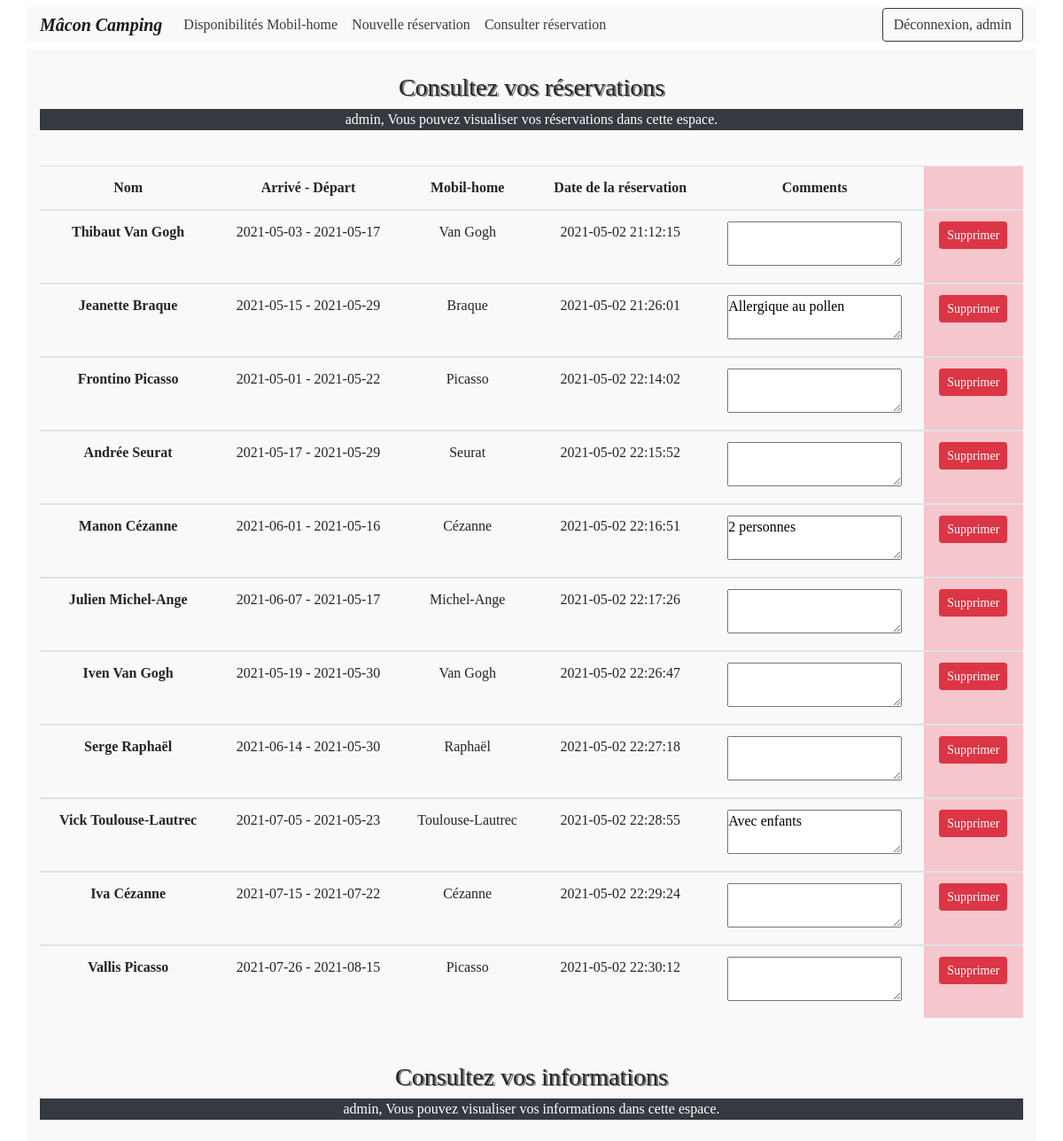
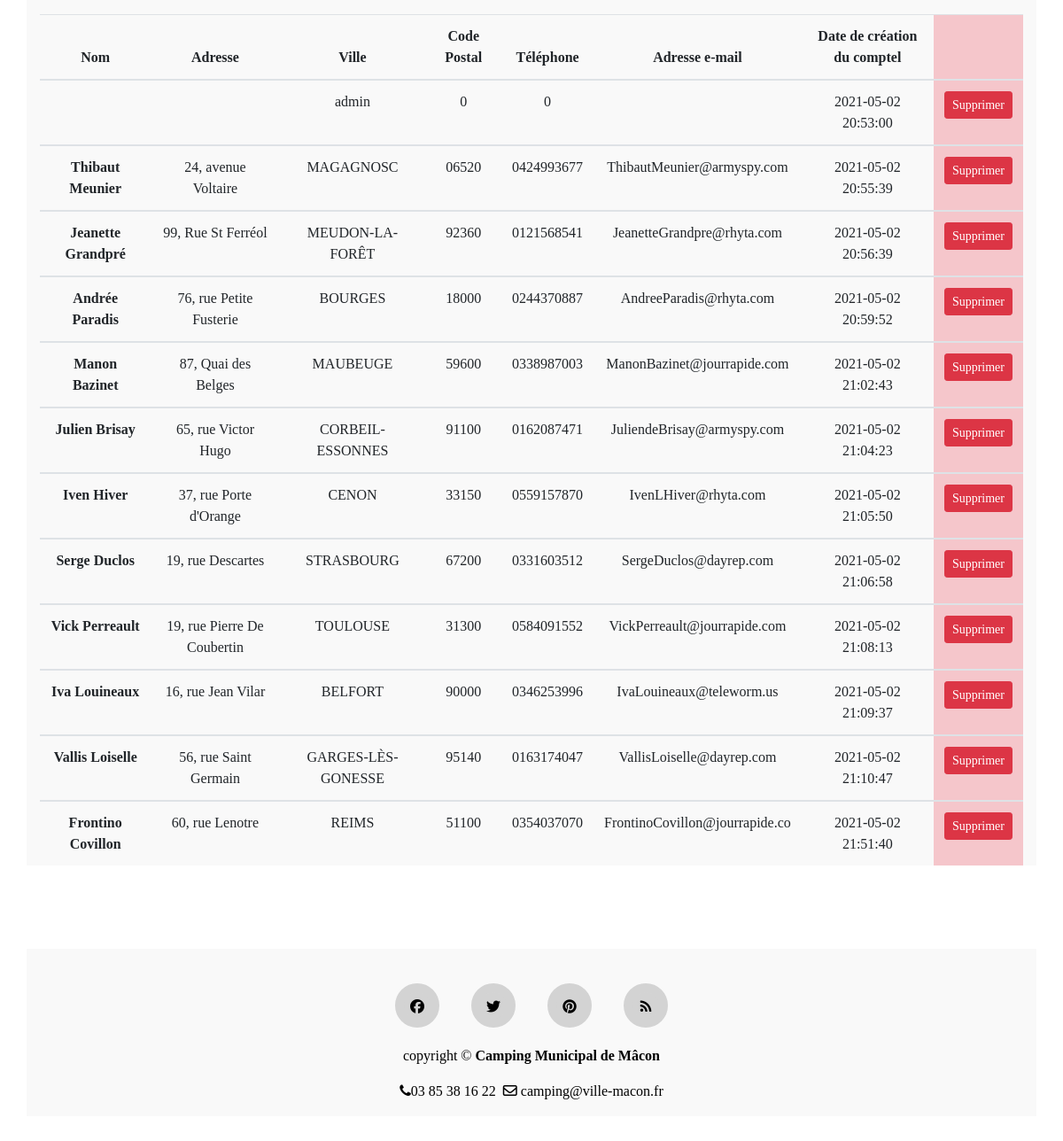
The page /view_reservations.php (signed in) on the database its author committed (2 pictures, top to bottom).
### tables this page shows
CREATE TABLE IF NOT EXISTS `reservation` (
  `idres` int(11) NOT NULL AUTO_INCREMENT,
  `dateres` timestamp NOT NULL DEFAULT CURRENT_TIMESTAMP,
  `datedebut` date NOT NULL,
  `datefin` date NOT NULL,
  `regleon` tinyint(1) NOT NULL DEFAULT '0',
  `idmob` int(11) NOT NULL,
  `idcli` int(11) NOT NULL,
  `prenom` varchar(30) DEFAULT NULL,
  `nom` varchar(30) DEFAULT NULL,
  `commentaires` varchar(200) DEFAULT NULL,
  PRIMARY KEY (`idres`),
  KEY `idmob` (`idmob`),
  KEY `idcli` (`idcli`)
);

CREATE TABLE IF NOT EXISTS `mobilhome` (
  `idmob` int(11) NOT NULL AUTO_INCREMENT,
  `nom` varchar(30) NOT NULL,
  `numemp` int(11) NOT NULL,
  `idtyp` int(11) NOT NULL,
  PRIMARY KEY (`idmob`),
  UNIQUE KEY `numemp` (`numemp`),
  KEY `idtyp` (`idtyp`)
);

CREATE TABLE IF NOT EXISTS `client` (
  `idcli` int(11) NOT NULL AUTO_INCREMENT,
  `nomcli` varchar(30) NOT NULL,
  `prenomcli` varchar(30) NOT NULL,
  `pseudo` tinytext,
  `adresse` varchar(100) DEFAULT NULL,
  `cp` varchar(6) DEFAULT NULL,
  `ville` varchar(30) DEFAULT NULL,
  `telephone` varchar(20) DEFAULT NULL,
  `mail` tinytext,
  `motpasse` longtext,
  `reg_date` timestamp NOT NULL DEFAULT CURRENT_TIMESTAMP,
  `role_id` int(11) NOT NULL DEFAULT '1',
  PRIMARY KEY (`idcli`),
  KEY `role_id` (`role_id`)
);

### includes/view_information.inc.php (the view, shortened to what this page needs)
<?php
if(isset($_SESSION['idcli'])){
    require 'includes/dbh.inc.php';
    $user = htmlspecialchars($_SESSION['idcli']);
    $role = htmlspecialchars($_SESSION['role']);
    if($role==1){
    $sql = "SELECT * FROM client WHERE idcli = $user";
    $result = $conn->query($sql);
    if ($result->num_rows > 0) {
        echo
        '
            <table class="table table-hover table-responsive-sm text-center">
                <thead>
                    <tr>
                        <th scope="col">Nom</th>
                        <th scope="col">Adresse</th>
                        <th scope="col">Ville</th>
                        <th scope="col">Code Postal</th>
                        <th scope="col">Téléphone</th>
                        <th scope="col">Adresse e-mail</th>
                        <th scope="col">Date de création du comptel</th>
                    </tr>
                </thead> ';
        while($row = $result->fetch_assoc()) {
        echo"
                <tbody>
                    <tr>
                    <form action='includes/delete.php' method='POST'>
                    <input name='client_id' type='hidden' value=".htmlspecialchars($row["idcli"]).">
                      <th scope='row'>".htmlspecialchars($row["prenomcli"])." ".htmlspecialchars($row["nomcli"])."</th>
                      <td>".htmlspecialchars($row["adresse"])."</td>
                      <td>".htmlspecialchars($row["ville"])."</td>
                      <td>".htmlspecialchars($row["cp"])."</td>
                      <td>".htmlspecialchars($row["telephone"])."</td>
                      <td>".htmlspecialchars($row["mail"])."</td>
                      <td>".htmlspecialchars($row["reg_date"])."</td>
              </tbody>";
        }
        echo "</table>";
    }
    else {    echo "<p class='text-white text-center bg-danger'>Il n'y à aucun compte!<p>"; }
    }
    else if($role==2){
    $sql = "SELECT * FROM client";
    $result = $conn->query($sql);
    if ($result->num_rows > 0) {
        echo
        '
            <table class="table table-hover table-responsive-sm text-center">
                <thead>
                    <tr>
                        <th scope="col">Nom</th>
                        <th scope="col">Adresse</th>
                        <th scope="col">Ville</th>
                        <th scope="col">Code Postal</th>
                        <th scope="col">Téléphone</th>
                        <th scope="col">Adresse e-mail</th>
                        <th scope="col">Date de création du comptel</th>
                        <th class="table-danger" scope="col"></th>
                    </tr>
                </thead> ';
        while($row = $result->fetch_assoc()) {
        echo"
                <tbody>
                    <tr>
                    <form action='includes/delete.php' method='POST'>
                    <input name='client_id' type='hidden' value=".htmlspecialchars($row["idcli"]).">
                      <th scope='row'>".htmlspecialchars($row["prenomcli"])." ".htmlspecialchars($row["nomcli"])."</th>
                      <td>".htmlspecialchars($row["adresse"])."</td>
                      <td>".htmlspecialchars($row["ville"])."</td>
                      <td>".htmlspecialchars($row["cp"])."</td>
                      <td>".htmlspecialchars($row["telephone"])."</td>
                      <td>".htmlspecialchars($row["mail"])."</td>
                      <td>".htmlspecialchars($row["reg_date"])."</td>
                      <td class='table-danger'><button type='submit' name='delete-client' class='btn btn-danger btn-sm'>Supprimer</button></td>
                          </form>
                    </tr>
              </tbody>";
        }
        echo "</table>";
    }
    else {    echo "<p class='text-white text-center bg-danger'>Il n'y a aucunes réservation!<p>"; }
    }
}

### header.php (shortened to what this page needs)
<!DOCTYPE html>
<html lang="fr">
<head>
  <link href="css/style.css" rel="stylesheet" type="text/css">
  <link href="css/font-awesome.min.css" rel="stylesheet">
  <link rel="stylesheet" href="https://stackpath.bootstrapcdn.com/bootstrap/4.1.0/css/bootstrap.min.css">
  <link rel="stylesheet" href="https://cdnjs.cloudflare.com/ajax/libs/font-awesome/4.7.0/css/font-awesome.min.css">
</head>
<body>
<nav class="navbar navbar-expand-md navbar-light fixed-top">
        <div class="container">
            <a class="navbar-brand" href="index.php">
		<strong><em>Mâcon Camping</em></strong>
            </a>
            <div class="collapse navbar-collapse" id="navi">
                <ul class="navbar-nav mr-auto">
                    <?php
                    if(isset($_SESSION['idcli'])){ echo'
                    <li class="nav-item">
                        <a class="nav-link" href="mobilhome_check.php" >Disponibilités Mobil-home</a>
                    </li>
                    <li class="nav-item">
                        <a class="nav-link" href="reservation_check.php" >Nouvelle réservation</a>
                    </li>
                    <li class="nav-item">
                        <a class="nav-link" href="view_reservations.php" >Consulter réservation</a>
                    </li>';
                    }
                    else { echo'
                    <li class="nav-item">
	                 <a class="nav-link" href="#presentation">Présentation</a>
                    </li>
                    <li class="nav-item">
                    <a class="nav-link" href="#typmob">Nos Mobil-homes</a>
                    </li>
                    <li class="nav-item">
                        <a class="nav-link" href="#reservation">Réservation</a>
                    </li>
                    <li class="nav-item">
                        <a class="nav-link" href="#footer">Contact</a>
                    </li>
                    '; }
                    ?>
                </ul>
                    <?php
                    if(isset($_SESSION['idcli'])){
                    echo '
                    <form class="navbar-form navbar-right" action="includes/logout.inc.php" method="post">
                    <button type="submit" name="logout-submit" class="btn btn-outline-dark">Déconnexion, '. htmlspecialchars($_SESSION['pseudo']).'</button>
                    </form>';
                    }
                    else{
                    echo '
                    <div>
                    <ul class="navbar-nav ml-auto">
                    <li><a class="nav-link fa fa-sign-in" data-toggle="modal" data-target="#myModal_reg">&nbsp;Inscription</a></li>
                    <li><a class="nav-link fa fa-user-plus" data-toggle="modal" data-target="#myModal_login">&nbsp;Connexion</a></li>
                    </ul>
                    </div>
                    ';}
                    ?>
            </div>
        </div>
</nav>

### view_reservations.php (shortened to what this page needs)
<?php
require "header.php";
?>
<br><br>
<div class="container">
<h3 class="text-center"><br>Consultez vos réservations<br></h3>
<?php
    if(isset($_SESSION['idcli'])){
        echo '<p class="text-white bg-dark text-center">'. htmlspecialchars($_SESSION['pseudo']) .', Vous pouvez visualiser vos réservations dans cette espace.</p><br>';
    require 'includes/view_reservation.inc.php';
 }
    else {
        echo '	<p class="text-center text-danger"><br>Vous devez vous connecter!<br></p>
       <p class="text-center">Vous devevez crée un compte afin visualiser vos réservation!<br><br><p>';
    }
?>
<h3 class="text-center"><br>Consultez vos informations<br></h3>
<?php
    if(isset($_SESSION['idcli'])){
        echo '<p class="text-white bg-dark text-center">'. htmlspecialchars($_SESSION['pseudo']) .', Vous pouvez visualiser vos informations dans cette espace.</p><br>';
    require 'includes/view_information.inc.php';
 }
    else {
        echo '	<p class="text-center text-danger"><br>Vous devez vous connecter!<br></p>
       <p class="text-center">Vous devevez crée un compte afin visualiser vos informations!<br><br><p>';
    }
?>
</div>
<br><br>
<?php
require "footer.php";
?>

### includes/view_reservation.inc.php (shortened to what this page needs)
<?php
if(isset($_SESSION['idcli'])){
    require 'includes/dbh.inc.php';
    $user =  htmlspecialchars($_SESSION['idcli']);
    $role = htmlspecialchars($_SESSION['role']);
    if($role==1){
    $sql = "SELECT * FROM reservation INNER JOIN mobilhome ON reservation.idmob = mobilhome.idmob WHERE idcli = $user";
    $result = $conn->query($sql);
    if ($result->num_rows > 0) {
        echo
        '
            <table class="table table-hover table-responsive-sm text-center">
                <thead>
                    <tr>
                        <th scope="col">Nom</th>
                        <th scope="col">Arrivé - Départ</th>
                        <th scope="col">Mobil-home</th>
                        <th scope="col">Date de la réservation</th>
                        <th scope="col">Commentaires</th>
                        <th class="table-danger" scope="col"></th>
                    </tr>
                </thead> ';
        while($row = $result->fetch_assoc()) {
        echo"
                <tbody>
                    <tr>
                    <form action='includes/delete.php' method='POST'>
                    <input name='reserv_id' type='hidden' value=".htmlspecialchars($row["idres"]).">
                      <th scope='row'>".htmlspecialchars($row["prenom"])." ".htmlspecialchars($row["nom"])."</th>
                      <td>".htmlspecialchars($row["datedebut"])." - ".htmlspecialchars($row["datefin"])."</td>
                      <td>".htmlspecialchars($row["nom"])."</td>
                      <td>".htmlspecialchars($row["dateres"])."</td>
                      <td><textarea readonly>".htmlspecialchars($row["commentaires"])."</textarea></td>
                      <td class='table-danger'><button type='submit' name='delete-submit' class='btn btn-danger btn-sm'>Supprimer</button></td>
                          </form>
                    </tr>
              </tbody>";
        }
        echo "</table>";
    }
    else {    echo "<p class='text-white text-center bg-danger'>Vous avez aucunes réservation!<p>"; }
    }
    else if($role==2){
    $sql = "SELECT * FROM reservation INNER JOIN mobilhome ON reservation.idmob = mobilhome.idmob";
    $result = $conn->query($sql);
    if ($result->num_rows > 0) {
        echo
        '
            <table class="table table-hover table-responsive-sm text-center">
                <thead>
                    <tr>
                        <th scope="col">Nom</th>
                        <th scope="col">Arrivé - Départ</th>
                        <th scope="col">Mobil-home</th>
                        <th scope="col">Date de la réservation</th>
                        <th scope="col">Comments</th>
                        <th class="table-danger" scope="col"></th>
                    </tr>
                </thead> ';
        while($row = $result->fetch_assoc()) {
        echo"
                <tbody>
                    <tr>
                    <form action='includes/delete.php' method='POST'>
                    <input name='reserv_id' type='hidden' value=".htmlspecialchars($row["idres"]).">
                    <th scope='row'>".htmlspecialchars($row["prenom"])." ".htmlspecialchars($row["nom"])."</th>
                    <td>".htmlspecialchars($row["datedebut"])." - ".htmlspecialchars($row["datefin"])."</td>
                    <td>".htmlspecialchars($row["nom"])."</td>
                    <td>".htmlspecialchars($row["dateres"])."</td>
                    <td><textarea readonly>".htmlspecialchars($row["commentaires"])."</textarea></td>
                    <td class='table-danger'><button type='submit' name='delete-submit' class='btn btn-danger btn-sm'>Supprimer</button></td>
                          </form>
                    </tr>
              </tbody>";
        }
        echo "</table>";
    }
    else {    echo "<p class='text-white text-center bg-danger'>Il n'y a aucunes réservation!<p>"; }
    }
}

### footer.php
<footer class="footer" id="footer">
 <div class="container"><br>
  <div class="row">
    <div class="col-sm-12 text-center">
      <div class="social-icon">
        <a href="index.php"><i class="fa fa-facebook"></i></a>
        <a href="index.php"><i class="fa fa-twitter"></i></a>
        <a href="index.php"><i class="fa fa-pinterest"></i></a>
        <a href="index.php"><i class="fa fa-rss"></i></a>
      </div>
      <div class="copyright">
        <p class="white"> copyright &copy; <b>Camping Municipal de Mâcon</b></p>
        <p><i class="fa fa-phone"></i>03 85 38 16 22 &nbsp;<i class="fa fa-envelope-o"></i> camping@ville-macon.fr</p>
      </div>
    </div>
  </div>
 </div>
</footer>
</body>
</html>

### css/style.css (style rules this page uses)
* { margin:0; padding:0; font-family: "Verdana", Times, serif; }
body { overflow-y: scroll; overflow-x: hidden; }
h3 { text-shadow: 2px 1px grey; }
.navbar { background-color:rgb(255, 255, 255); }
.navbar-brand { font-family: "Brush Script MT", "Brush Script Std", cursive; }
.navbar .navbar-nav .nav-item a { color:#3A3B3B; }
.row { margin: 15px; }
.nav-link { cursor:pointer; }
.footer { padding-top:30px; padding-bottom:30px; color:black; }
.social-icon a { margin:0 16px 20px 16px; display:inline-block; }
.social-icon .fa { color:black; width:50px; height:50px; border-radius:50%; background:lightgray; line-height: 2; transition: .3s; border:10px solid lightgray; }

### header.php (style rules this page uses)
.container { background: #f9f9f9; }

### rows shown on the page
reservation: prenom "Thibaut", idmob.nom "Van Gogh", datedebut "2021-05-03", datefin "2021-05-17", dateres "2021-05-02 21:12:15"
reservation: prenom "Jeanette", idmob.nom "Braque", datedebut "2021-05-15", datefin "2021-05-29", dateres "2021-05-02 21:26:01", commentaires "Allergique au pollen"
reservation: prenom "Frontino", idmob.nom "Picasso", datedebut "2021-05-01", datefin "2021-05-22", dateres "2021-05-02 22:14:02"
reservation: prenom "Andrée", idmob.nom "Seurat", datedebut "2021-05-17", datefin "2021-05-29", dateres "2021-05-02 22:15:52"
reservation: prenom "Manon", idmob.nom "Cézanne", datedebut "2021-06-01", datefin "2021-05-16", dateres "2021-05-02 22:16:51", commentaires "2 personnes"
reservation: prenom "Julien", idmob.nom "Michel-Ange", datedebut "2021-06-07", datefin "2021-05-17", dateres "2021-05-02 22:17:26"
reservation: prenom "Iven", idmob.nom "Van Gogh", datedebut "2021-05-19", datefin "2021-05-30", dateres "2021-05-02 22:26:47"
reservation: prenom "Serge", idmob.nom "Raphaël", datedebut "2021-06-14", datefin "2021-05-30", dateres "2021-05-02 22:27:18"
reservation: prenom "Vick", idmob.nom "Toulouse-Lautrec", datedebut "2021-07-05", datefin "2021-05-23", dateres "2021-05-02 22:28:55", commentaires "Avec enfants"
reservation: prenom "Iva", idmob.nom "Cézanne", datedebut "2021-07-15", datefin "2021-07-22", dateres "2021-05-02 22:29:24"
reservation: prenom "Vallis", idmob.nom "Picasso", datedebut "2021-07-26", datefin "2021-08-15", dateres "2021-05-02 22:30:12"
client: ville "admin", cp "0", telephone "0", reg_date "2021-05-02 20:53:00"
client: prenomcli "Thibaut", nomcli "Meunier", adresse "24, avenue Voltaire", ville "MAGAGNOSC", cp "06520", telephone "0424993677", mail "ThibautMeunier@armyspy.com", reg_date "2021-05-02 20:55:39"
client: prenomcli "Jeanette", nomcli "Grandpré", adresse "99, Rue St Ferréol", ville "MEUDON-LA-FORÊT", cp "92360", telephone "0121568541", mail "JeanetteGrandpre@rhyta.com", reg_date "2021-05-02 20:56:39"
client: prenomcli "Andrée", nomcli "Paradis", adresse "76, rue Petite Fusterie", ville "BOURGES", cp "18000", telephone "0244370887", mail "AndreeParadis@rhyta.com", reg_date "2021-05-02 20:59:52"
client: prenomcli "Manon", nomcli "Bazinet", adresse "87, Quai des Belges", ville "MAUBEUGE", cp "59600", telephone "0338987003", mail "ManonBazinet@jourrapide.com", reg_date "2021-05-02 21:02:43"
client: prenomcli "Julien", nomcli "Brisay", adresse "65, rue Victor Hugo", ville "CORBEIL-ESSONNES", cp "91100", telephone "0162087471", mail "JuliendeBrisay@armyspy.com", reg_date "2021-05-02 21:04:23"
client: prenomcli "Iven", nomcli "Hiver", adresse "37, rue Porte d'Orange", ville "CENON", cp "33150", telephone "0559157870", mail "IvenLHiver@rhyta.com", reg_date "2021-05-02 21:05:50"
client: prenomcli "Serge", nomcli "Duclos", adresse "19, rue Descartes", ville "STRASBOURG", cp "67200", telephone "0331603512", mail "SergeDuclos@dayrep.com", reg_date "2021-05-02 21:06:58"
client: prenomcli "Vick", nomcli "Perreault", adresse "19, rue Pierre De Coubertin", ville "TOULOUSE", cp "31300", telephone "0584091552", mail "VickPerreault@jourrapide.com", reg_date "2021-05-02 21:08:13"
client: prenomcli "Iva", nomcli "Louineaux", adresse "16, rue Jean Vilar", ville "BELFORT", cp "90000", telephone "0346253996", mail "IvaLouineaux@teleworm.us", reg_date "2021-05-02 21:09:37"
client: prenomcli "Vallis", nomcli "Loiselle", adresse "56, rue Saint Germain", ville "GARGES-LÈS-GONESSE", cp "95140", telephone "0163174047", mail "VallisLoiselle@dayrep.com", reg_date "2021-05-02 21:10:47"
client: prenomcli "Frontino", nomcli "Covillon", adresse "60, rue Lenotre", ville "REIMS", cp "51100", telephone "0354037070", mail "FrontinoCovillon@jourrapide.co", reg_date "2021-05-02 21:51:40"

### other values the page prints
$_SESSION['pseudo'] "admin"
